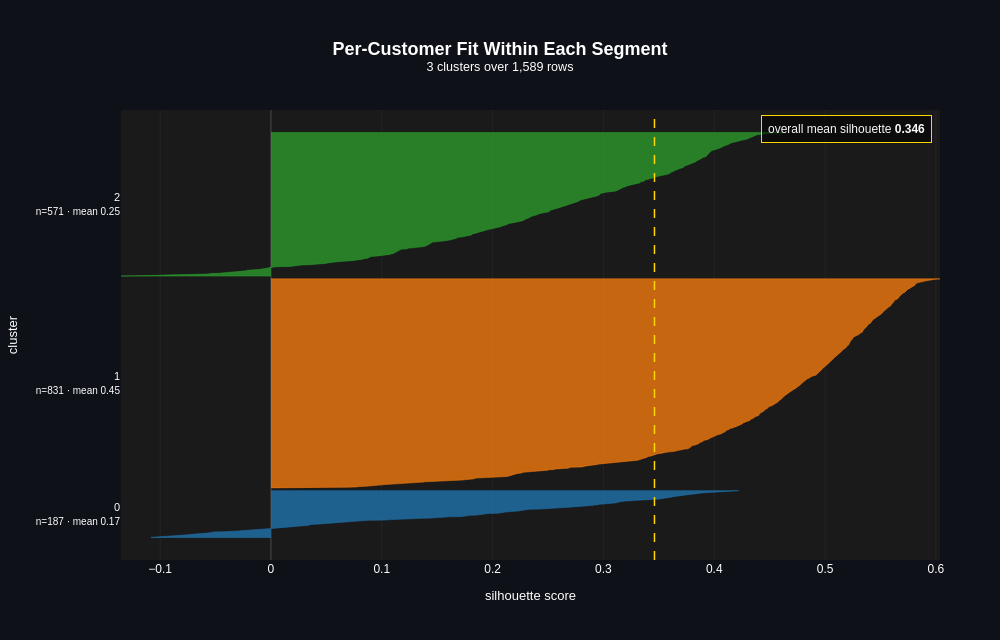

The code cell stored with this chart in its notebook:
### Markdown cell above
0.346. On customer RFM data that is a real but modest result: the segments are
separated well enough to be more useful than treating every customer the same,
not so well separated that they read as three naturally occurring species of
customer. Selling this as clean, discovered clusters would be overselling it.
Treated as a working set of business conventions built for a specific
decision, a discount and retention policy that currently makes none of these
distinctions, it holds up.

### Code cell
sil_samples = silhouette_samples(X_scaled, customers["cluster"])
cp.silhouette_plot(sil_samples, customers["cluster"], title="Per-Customer Fit Within Each Segment")

### Figure 1 — Plotly figure (JSON) as saved in the notebook; plotly's stock layout.template omitted (floating-point values rounded to 4 significant figures; data arrays with more than 128 entries replaced by an {"elided": "..."} marker saying what was removed)
{"data": [{"fill": "toself", "fillcolor": "rgba(31,119,180,0.75)", "hovertemplate": "cluster 0<br>silhouette %{x:.3f}<extra></extra>", "line": {"color": "#1f77b4", "width": 0.5}, "mode": "lines", "name": "cluster 0", "showlegend": false, "type": "scatter", "x": {"elided": "189 float values"}, "y": {"elided": "189 int values"}}, {"fill": "toself", "fillcolor": "rgba(255,127,14,0.75)", "hovertemplate": "cluster 1<br>silhouette %{x:.3f}<extra></extra>", "line": {"color": "#ff7f0e", "width": 0.5}, "mode": "lines", "name": "cluster 1", "showlegend": false, "type": "scatter", "x": {"elided": "833 float values"}, "y": {"elided": "833 int values"}}, {"fill": "toself", "fillcolor": "rgba(44,160,44,0.75)", "hovertemplate": "cluster 2<br>silhouette %{x:.3f}<extra></extra>", "line": {"color": "#2ca02c", "width": 0.5}, "mode": "lines", "name": "cluster 2", "showlegend": false, "type": "scatter", "x": {"elided": "573 float values"}, "y": {"elided": "573 int values"}}], "layout": {"annotations": [{"bgcolor": "rgba(0,0,0,0.55)", "bordercolor": "#FFD700", "borderpad": 6, "borderwidth": 1, "font": {"color": "#fafafa", "size": 12}, "showarrow": false, "text": "overall mean silhouette <b>0.346</b>", "x": 0.99, "xanchor": "right", "xref": "paper", "y": 0.99, "yanchor": "top", "yref": "paper"}], "font": {"color": "white", "family": "Arial"}, "height": 640, "margin": {"b": 80, "l": 40, "r": 60, "t": 110}, "paper_bgcolor": "#0e1117", "plot_bgcolor": "#1a1a1a", "shapes": [{"line": {"color": "#FFD700", "dash": "dash", "width": 1.5}, "type": "line", "x0": 0.3461, "x1": 0.3461, "xref": "x", "y0": 0, "y1": 1, "yref": "y domain"}], "title": {"font": {"color": "white", "family": "Arial", "size": 18}, "text": "<b>Per-Customer Fit Within Each Segment</b><br><sup>3 clusters over 1,589 rows</sup>", "x": 0.5, "xanchor": "center"}, "width": 1000, "xaxis": {"gridcolor": "rgba(128,128,128,0.2)", "gridwidth": 0.5, "showgrid": true, "title": {"font": {"size": 13}, "text": "silhouette score"}, "zeroline": true, "zerolinecolor": "#4a4a4a", "zerolinewidth": 1}, "yaxis": {"automargin": true, "showgrid": false, "tickfont": {"size": 11}, "tickmode": "array", "ticktext": ["0<br><span style='font-size:10px'>n=187 · mean 0.17</span>", "1<br><span style='font-size:10px'>n=831 · mean 0.45</span>", "2<br><span style='font-size:10px'>n=571 · mean 0.25</span>"], "tickvals": [93.5, 612.5, 1324.0], "title": {"font": {"size": 13}, "text": "cluster"}, "zeroline": false}}}
